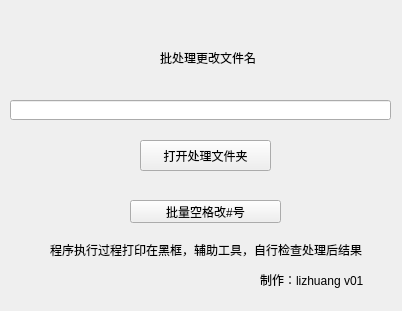
<?xml version="1.0" encoding="UTF-8"?>
<ui version="4.0">
 <class>Form</class>
 <widget class="QWidget" name="Form">
  <property name="geometry">
   <rect>
    <x>0</x>
    <y>0</y>
    <width>402</width>
    <height>311</height>
   </rect>
  </property>
  <property name="windowTitle">
   <string>Form</string>
  </property>
  <widget class="QPushButton" name="pushButton">
   <property name="geometry">
    <rect>
     <x>140</x>
     <y>140</y>
     <width>131</width>
     <height>31</height>
    </rect>
   </property>
   <property name="text">
    <string>打开处理文件夹</string>
   </property>
  </widget>
  <widget class="QLineEdit" name="lineEdit">
   <property name="geometry">
    <rect>
     <x>10</x>
     <y>100</y>
     <width>381</width>
     <height>20</height>
    </rect>
   </property>
  </widget>
  <widget class="QPushButton" name="pushButton_2">
   <property name="geometry">
    <rect>
     <x>130</x>
     <y>200</y>
     <width>151</width>
     <height>23</height>
    </rect>
   </property>
   <property name="text">
    <string>批量空格改#号</string>
   </property>
  </widget>
  <widget class="QLabel" name="label">
   <property name="geometry">
    <rect>
     <x>160</x>
     <y>50</y>
     <width>111</width>
     <height>16</height>
    </rect>
   </property>
   <property name="text">
    <string>批处理更改文件名</string>
   </property>
  </widget>
  <widget class="QLabel" name="label_2">
   <property name="geometry">
    <rect>
     <x>50</x>
     <y>240</y>
     <width>321</width>
     <height>20</height>
    </rect>
   </property>
   <property name="text">
    <string>程序执行过程打印在黑框，辅助工具，自行检查处理后结果</string>
   </property>
  </widget>
  <widget class="QLabel" name="label_3">
   <property name="geometry">
    <rect>
     <x>260</x>
     <y>270</y>
     <width>121</width>
     <height>20</height>
    </rect>
   </property>
   <property name="text">
    <string>制作：lizhuang v01</string>
   </property>
  </widget>
 </widget>
 <resources/>
 <connections>
  <connection>
   <sender>pushButton</sender>
   <signal>clicked()</signal>
   <receiver>Form</receiver>
   <slot>dakai()</slot>
   <hints>
    <hint type="sourcelabel">
     <x>246</x>
     <y>155</y>
    </hint>
    <hint type="destinationlabel">
     <x>340</x>
     <y>175</y>
    </hint>
   </hints>
  </connection>
  <connection>
   <sender>pushButton_2</sender>
   <signal>clicked()</signal>
   <receiver>Form</receiver>
   <slot>daoru()</slot>
   <hints>
    <hint type="sourcelabel">
     <x>260</x>
     <y>210</y>
    </hint>
    <hint type="destinationlabel">
     <x>320</x>
     <y>248</y>
    </hint>
   </hints>
  </connection>
 </connections>
 <slots>
  <slot>dakai()</slot>
  <slot>daoru()</slot>
 </slots>
</ui>
